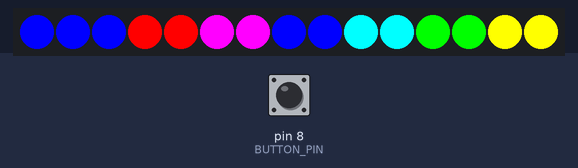
A sketch run on a simulated Arduino Uno, built with avr-gcc and run on an emulated ATmega328P. On the bench: 15 RGB LEDs in strip order, left to right. The test bench sets the inputs (shaded band); at power-on: pin 8 (BUTTON_PIN) HIGH. Random numbers use the default seed unless the sketch sets one.

Above: at 1.2 s.
1.3 s: pin 8 (BUTTON_PIN) pulled LOW for 0.15 s
At 1.62 s:
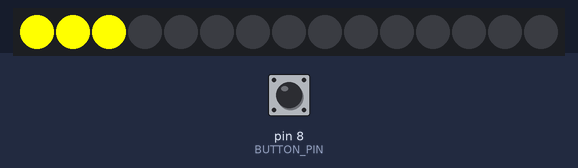
2.0 s: pin 8 (BUTTON_PIN) pulled LOW for 1 s
At 2.25 s:
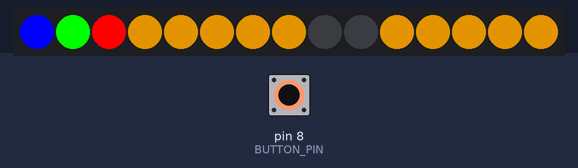
3.6 s: pin 8 (BUTTON_PIN) pulled LOW for 0.15 s
At 4.05 s:
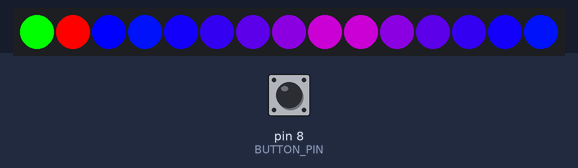
4.3 s: pin 8 (BUTTON_PIN) pulled LOW for 3.2 s
At 4.67 s:
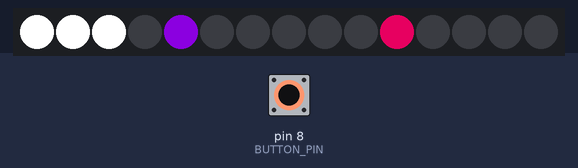
8.1 s: pin 8 (BUTTON_PIN) pulled LOW for 0.15 s
At 8.38 s:
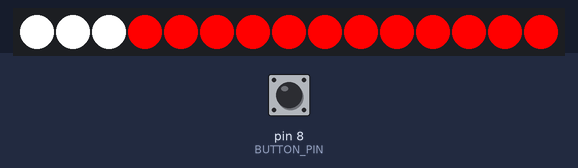
8.8 s: pin 8 (BUTTON_PIN) pulled LOW for 1 s
At 8.98 s:
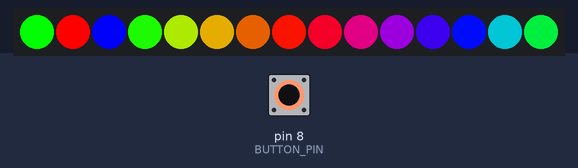
Timing chart, 0 to 11.8 s (numbered marks = the images above; inputs shaded):
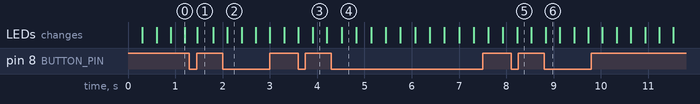

The sketch:

PoiBlinkStick.ino
```cpp
#include "FastLED.h"

// How many leds in your strip?
#define NUM_LEDS 12
#define ADD_LEDS 3
// Where is the LED data line connected?
#define DATA_PIN 6
#define BUTTON_PIN 8

#define TEXT_STRING "GoA "

// Define the array of leds
CRGB real_leds[NUM_LEDS+ADD_LEDS];
CRGB* leds = real_leds + ADD_LEDS;
uint32_t last_button = 0;
int user_mode = 0;

int oldx = 0;
byte tcol = 1;

#define MODE_COUNT 12
#define USER_MODE_COUNT 13

void setup() {
  // Initialize the LEDs
  pinMode(DATA_PIN, OUTPUT);
  pinMode(BUTTON_PIN, INPUT_PULLUP);
  FastLED.addLeds<APA106, DATA_PIN, RGB>(real_leds, NUM_LEDS+ADD_LEDS);
  FastLED.setBrightness(255);
  last_button = millis();
}

void loop() {
  uint32_t ms = millis();
  if( check_button() ) {
    user_mode = (user_mode + 1) % USER_MODE_COUNT;
  }
  int s = ms >> 10;
  int mode = 0;
  switch(user_mode) {
    case 0:
      mode = (s >> 4) % MODE_COUNT;
      break;
    default:
      mode = user_mode;
      break;
  }
  switch(mode) {
    case 1:
      loop_Pacman(ms);
      base_Color(CRGB(255,255,0));
      break;
    case 2:
      loop_RGB_sawtooth(ms);
      base_RGB(ms);
      break;
    case 3:
      loop_Rainbow(ms);
      base_RGB(ms);
      break;
    case 4:
      loop_Stars(ms);
      base_Color(CRGB(255,255,255));
      break;
    case 5:
      loop_RGBBlink(ms);
      base_ColorBlink(ms, CRGB(255,255,255));
      break;
    case 6:
      loop_Rainbow_Inc(ms);
      base_RGB(ms);
      break;
    case 7:
      loop_Red(ms);
      base_Color(CRGB(255,0,0));
      break;
    case 8:
      loop_Heart(ms);
      base_Color(CRGB(255,0,0));
      break;
    case 9:
      loop_Pong(ms);
      base_RGB(ms);
      break;
    case 10:
      loop_Text(ms);
      base_Color(CRGB(0,0,255));
      break;
    case 11:
      Clear();
      base_RGB(ms);
      break;
    default:
      loop_RainbowSpiral(ms);
      base_Color(CRGB(0,0,255));
      break;
  }
  FastLED.show();
}

void base_RGB(uint32_t ms) {
  byte x = ((ms >> 5) & 0x00FF) % 3;
  for( int i = 0; i < ADD_LEDS; i++ ) {
    real_leds[i] = CRGB(255 * (x == i), 255 * (x==((i+1)%3)), 255 * (x==((i+2)%3)));
  }
}

void base_Color(CRGB col) {
  for( int i = 0; i < ADD_LEDS; i++ ) {
    real_leds[i] = col;
  }
}

void base_ColorBlink(uint32_t ms, CRGB col) {
  for( int i = 0; i < ADD_LEDS; i++ ) {
    byte x = ((ms >> 2) & 0x01);
    real_leds[i] = CRGB(col.r*x, col.g*x, col.b*x);
  }
}

void Clear() {
  for( int i = 0; i < NUM_LEDS; i++ ) {
    leds[i] = CRGB(0,0,0);
  }
}

CRGB rainbowpalette(byte c) {
  c = c % 6;
  return CRGB(255*(c>2), 255*(((c+5)%6)<3), 255*(((c+1)%6)<3) );
}

void loop_RainbowSpiral(uint32_t ms) {
  for( byte i = 0; i < NUM_LEDS; i++ ) {
    leds[i] = rainbowpalette((byte)(ms>>5) + ((i + ((byte)(ms>>4) & 0x01))>>1));
  }
}

void loop_Stars(uint32_t ms) {
  int r = random(NUM_LEDS);
  for( int i = 0; i < NUM_LEDS; i++ ) {
    leds[i] = CHSV(random(255), 255, 255 * (r == i || r-(NUM_LEDS/2) == i));
  }
  delay(20);
}

static uint16_t heart[] = {
  0b0000001110000000,
  0b0000011111100000,
  0b0000111111111000,
  0b0000111111111100,
  0b0000001111111111,

  0b0000111111111100,
  0b0000111111111000,
  0b0000011111100000,
  0b0000001110000000,
  0b0000000000000000
};

void loop_Heart(uint32_t ms) {
  int idx = (((ms>>3) & 0x0FFF) % 10);
  for( int i = 0; i < NUM_LEDS; i++) {
    leds[i] = CRGB(255 * ((heart[idx] >> (NUM_LEDS - 1 - i)) & 0x0001),0,0);
  }
}


static uint32_t pacman[] = {
  //_F_E_D_C_B_A_9_8_7_6_5_4_3_2_1_0
  0b00000000000000001010101000000000,
  0b00000000000010101010101010100000,
  0b00000000001010101010101010101000,
  0b00000000001010101010101010101000,
  0b00000000101010101010101010101010,
  0b00000000101000101010101010101010,
  0b00000000101010101000001010101010,
  0b00000000001010100000000010101000,
  0b00000000001010000000000000101000,
  0b00000000000010000011110000100000,
  0b00000000000000000011110000000000,
  0b00000000000000000000000000000000,
  0b00000000000000000000000000000000,
  0b00000000000000000011110000000000,
  0b00000000000000001111111100000000,
  0b00000000000000001111111100000000,
  0b00000000000000000011110000000000,
  0b00000000000000000000000000000000,
  0b00000000000000000000000000000000,
  0b00000000000000000011110000000000,
  0b00000000000000000011110000000000,
  0b00000000000000000000000000000000,
  0b00000000000000000000000000000000,
  0b00000000000000000000000000000000,
  0b00000000000000000011110000000000,
  0b00000000000000000011110000000000,
  0b00000000000000000000000000000000,
  //_F_E_D_C_B_A_9_8_7_6_5_4_3_2_1_0
  0b00000000000000000000000000000000,
  0b00000000000001010101010101010101,
  0b00000000000101001101010101010101,
  0b00000000010101000001010101000000,
  0b00000000010101010101010101010101,
  0b00000000010101010101010101010101,
  0b00000000010101010101010101000000,
  0b00000000010101001101010101010101,
  0b00000000010101000001010101010101,
  0b00000000010101010101010101000000,
  0b00000000000101010101010101010101,
  0b00000000000001010101010101010101,
  0b00000000000000000000000000000000,
  0b00000000000000000000000000000000,
  0b00000000000000000000000000000000,
  0b00000000000000000011110000000000,
  0b00000000000000000011110000000000,
  0b00000000000000000000000000000000,
  0b00000000000000000000000000000000,
  0b00000000000000000000000000000000,
  0b00000000000000000011110000000000,
  0b00000000000000000011110000000000,
  0b00000000000000000000000000000000,
  0b00000000000000000000000000000000,
  0b00000000000000000000000000000000,
  0b00000000000000000011110000000000,
  0b00000000000000000011110000000000,
  0b00000000000000000000000000000000,
  0b00000000000000000000000000000000,
  0b00000000000000000000000000000000,
  0b00000000000000000000000000000000,
  0b00000000000000000000000000000000,
  0b00000000000000000000000000000000,
  0b00000000000000000000000000000000,
  0b00000000000000000000000000000000,
  0b00000000000000000000000000000000,
  0b00000000000000000000000000000000
};

CRGB pac_palette(byte color) {
  switch(color) {
    case 0b01: return CRGB(255,0,0);
    case 0b10: return CRGB(255,255,0);
    case 0b11: return CRGB(255,255,255);
    default:   return CRGB(0,0,0);
  }
}

void loop_Pacman(uint32_t ms) {
  int idx = (ms>>3) & 0x003F;
  for( int i = 0; i < NUM_LEDS; i++) {
    leds[i] = pac_palette((pacman[idx] >> ((NUM_LEDS - 1 - i)*2)) & 0x0003);
  }
}

void loop_Red(uint32_t ms) {
  int r = random(2*NUM_LEDS);
  for( int i = 0; i < NUM_LEDS; i++ ) {
    leds[i] = CHSV(0, 255, 255 * (r != i));
  }
  delay(20);
}

/*
void loop_Pong(uint32_t ms) {
  byte col = ((ms >> 5) & 0x000000FF);
  byte pos = ((ms >> 4) & 0x00000FFF) % NUM_LEDS;
  for( int i = 0; i < NUM_LEDS; i++ ) {
    leds[i] = CHSV(col, 255, 255*(pos==i));
  }
}
*/
void loop_Pong(uint32_t ms) {
  byte col = ((ms >> 5) & 0x000000FF);
  byte pos1 = (NUM_LEDS/2) + (cos(((ms >> 1) & 0x0000FFFF) / (8*PI)) * (NUM_LEDS/2));
  byte pos2 = (NUM_LEDS/2) + (sin(((ms >> 1) & 0x0000FFFF) / (5*PI)) * (NUM_LEDS/2));
  for( int i = 0; i < NUM_LEDS; i++ ) {
    leds[i] = CHSV(col, 255, 255*(pos1==i || pos2==i));
  }
}

void loop_FunnyStars(uint32_t ms) {
  byte col = ((ms >> 5) & 0x000000FF);
  byte pos = cos(ldexp((double)(ms & 0x0000FFFF), 16)) * NUM_LEDS;
  for( int i = 0; i < NUM_LEDS; i++ ) {
    leds[i] = CHSV(col, 255, 255*(pos==i));
  }
}

void loop_RGBBlink(uint32_t ms) {
  int col = (((ms >> 1) & 0x0000000F) / 5) * 85;
  for( int i = 0; i < NUM_LEDS; i++ ) {

    leds[i] = CHSV(col,255,255);

  }

}

void loop_WhiteBlink(uint32_t ms) {
  for( int i = 0; i < NUM_LEDS; i++ ) {

    leds[i] = CHSV(60,0,160 * ((ms >> 6) % 2));

  }

}

void loop_Rainbow2(uint32_t ms) {
  Clear();
  int col = (ms>>2);
  for( int i = 0; i < NUM_LEDS/2; i++ ) {

    leds[i << 1] = CHSV(col + i*(256/NUM_LEDS),255,255);
    leds[(i << 1)+1] = CHSV(col + (NUM_LEDS - i)*(256/NUM_LEDS),255,255);

  }

}

void loop_Rainbow(uint32_t ms) {
  Clear();
  int col = (ms >> 1);
  for( int i = 0; i < NUM_LEDS/2; i++ ) {

    leds[i] = CHSV(col + i*(128/NUM_LEDS),255,255);
    leds[NUM_LEDS - 1 - i] = CHSV(col + i*(128/NUM_LEDS),255,255);

  }

}

void loop_Rainbow_Inc(uint32_t ms) {
  Clear();
  byte lastled = ((ms >> 4) & 0x0FFF) % NUM_LEDS;
  byte offset = (((ms >> 6) & 0x00FF) % NUM_LEDS) * (255/NUM_LEDS);
  for( int i = 0; i <= lastled; i++ ) {

    leds[NUM_LEDS - 1 - i] = CHSV(offset + lastled + i*(255/NUM_LEDS),255,255);

  }

}

void loop_RGB_sawtooth(uint32_t ms) {
  Clear();
  int count = (ms >> 3) % (NUM_LEDS/2);
  int col = ((ms >> 3) / (NUM_LEDS/2)) % 6;
  for( int i = 0; i <= count; i++ ) {

    leds[i] = CHSV(col*42,255,255);
    leds[NUM_LEDS - 1 - i] = CHSV(col*42,255,255);

  }

}

static uint16_t Font5x12[] = {
  0b0000000000000000,
  0b0000000000000000,
  0b0000000000000000,
  0b0000000000000000,
  0b0000000000000000,

  0b0000001111111100,
  0b0000010000011010,
  0b0000100001100001,
  0b0000010110000010,
  0b0000001111111100,

  0b0000000100000001,
  0b0000011000000001,
  0b0000111111111111,
  0b0000000000000001,
  0b0000000000000001,

  0b0000010000000011,
  0b0000100000001101,
  0b0000100000110001,
  0b0000010001000001,
  0b0000001110000001,

  0b0000010000000010,
  0b0000100000000001,
  0b0000100001000001,
  0b0000010010100010,
  0b0000001100011100,

  0b0000000001000000,
  0b0000000111000000,
  0b0000011001000000,
  0b0000100001000000,
  0b0000111111111111,

  0b0000111111000010,
  0b0000100001000001,
  0b0000100001000001,
  0b0000100000100010,
  0b0000100000011100,

  0b0000000111111100,
  0b0000001001000010,
  0b0000010001000001,
  0b0000100000100010,
  0b0000100000011100,

  0b0000100000000000,
  0b0000100000001111,
  0b0000100001110000,
  0b0000100110000000,
  0b0000111000000000,

  0b0000001100011100,
  0b0000010010100010,
  0b0000100001000001,
  0b0000010010100010,
  0b0000001100011100,

  0b0000001100000000,
  0b0000010010000000,
  0b0000100001000011,
  0b0000010001001100,
  0b0000001111110000,

  0b0000000111111111,
  0b0000011001000000,
  0b0000100001000000,
  0b0000011001000000,
  0b0000000111111111,

  0b0000111111111111,
  0b0000100001000001,
  0b0000100001000001,
  0b0000010010100010,
  0b0000001100011100,

  0b0000001111111100,
  0b0000010000000010,
  0b0000100000000001,
  0b0000100000000001,
  0b0000010000000010,

  0b0000111111111111,
  0b0000100000000001,
  0b0000100000000001,
  0b0000010000000010,
  0b0000001111111100,

  0b0000111111111111,
  0b0000100001000001,
  0b0000100001000001,
  0b0000100001000001,
  0b0000100000000001,

  0b0000111111111111,
  0b0000100001000000,
  0b0000100001000000,
  0b0000100001000000,
  0b0000100000000000,

  0b0000001111111100,
  0b0000010000000010,
  0b0000100000000001,
  0b0000100001000001,
  0b0000010001111110,

  0b0000111111111111,
  0b0000000001000000,
  0b0000000001000000,
  0b0000000001000000,
  0b0000111111111111,

  0b0000000000000000,
  0b0000100000000001,
  0b0000111111111111,
  0b0000100000000001,
  0b0000000000000000,

  0b0000100000000010,
  0b0000100000000001,
  0b0000100000000001,
  0b0000100000000010,
  0b0000111111111100,

  0b0000111111111111,
  0b0000000010100000,
  0b0000001100011000,
  0b0000010000000110,
  0b0000100000000001,

  0b0000111111111111,
  0b0000000000000001,
  0b0000000000000001,
  0b0000000000000001,
  0b0000000000000001,

  0b0000111111111111,
  0b0000011000000000,
  0b0000000111000000,
  0b0000011000000000,
  0b0000111111111111,

  0b0000111111111111,
  0b0000001100000000,
  0b0000000011110000,
  0b0000000000001100,
  0b0000111111111111,

  0b0000001111111100,
  0b0000010000000010,
  0b0000100000000001,
  0b0000010000000010,
  0b0000001111111100,

  0b0000111111111111,
  0b0000100001000000,
  0b0000100001000000,
  0b0000010010000000,
  0b0000001100000000,

  0b0000001111111100,
  0b0000010000000010,
  0b0000100000001101,
  0b0000010000000010,
  0b0000001111111101,

  0b0000111111111111,
  0b0000100001000000,
  0b0000100001110000,
  0b0000010010001100,
  0b0000001100000011,

  0b0000001100000001,
  0b0000010010000001,
  0b0000100001000001,
  0b0000100000100010,
  0b0000100000011100,

  0b0000100000000000,
  0b0000100000000000,
  0b0000111111111111,
  0b0000100000000000,
  0b0000100000000000,

  0b0000111111111100,
  0b0000000000000010,
  0b0000000000000001,
  0b0000000000000010,
  0b0000111111111100,

  0b0000111111100000,
  0b0000000000011100,
  0b0000000000000011,
  0b0000000000011100,
  0b0000111111100000,

  0b0000111111111100,
  0b0000000000000011,
  0b0000000001111100,
  0b0000000000000011,
  0b0000111111111100,

  0b0000111000000111,
  0b0000000110011000,
  0b0000000001100000,
  0b0000000110011000,
  0b0000111000000111,

  0b0000111000000000,
  0b0000000110000000,
  0b0000000001111111,
  0b0000000110000000,
  0b0000111000000000,

  0b0000100000000111,
  0b0000100000011001,
  0b0000100011100001,
  0b0000101100000001,
  0b0000110000000001
};

uint16_t* Char(uint16_t* font, char c) {
  if( c > 0x2F && c < 0x3A ) {             //numbers
    c -= 0x2F;
  } else if( c > 0x40 && c < 0x5B ) {      //big letters
    c -= 0x36;
  } else if( c > 0x60 && c < 0x7B ) {      //small letters -> mapped to big letters
    c -= 0x56;
  } else {                                 //any unsupported character
    c = 0;
  }
  return &font[c * 5];
}

void DrawSprite(uint16_t* sprite, int xOffset, CRGB col) {
  if( xOffset > 4 ) { Clear(); return; }
  for ( byte y = 0; y < 12; y++) {
      if ((sprite[xOffset] >> (11 - y)) & 0x01) {
        leds[ y ]  = col;
      }
  }
}

void DrawText(char *text, int x) {
  if(oldx > x) {
    tcol = (tcol + 1) & 0x07;
    if( tcol == 0 ) tcol = 1;
  }
  oldx = x;
  DrawSprite(Char(Font5x12, text[x/6]), x%6, CRGB(255 * (tcol & 0x01), 255 * ((tcol >> 1) & 0x01), 255 * ((tcol >> 2) & 0x01)));
}

void loop_Text(uint32_t ms) {
  Clear();
  DrawText(TEXT_STRING, ((ms >> 3) & 0x00000FFF) % 36);
}

boolean check_button() {
  boolean ret = false;
  if( digitalRead(BUTTON_PIN) == LOW ) {
    if( millis() - last_button > 50 ) {
      ret = true;
    }
    last_button = millis();
  }
  return ret;
}
```
